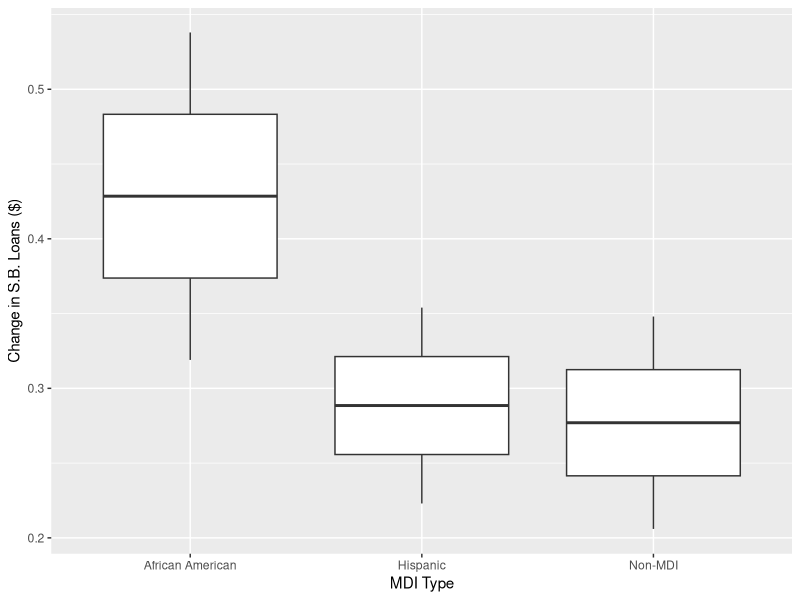
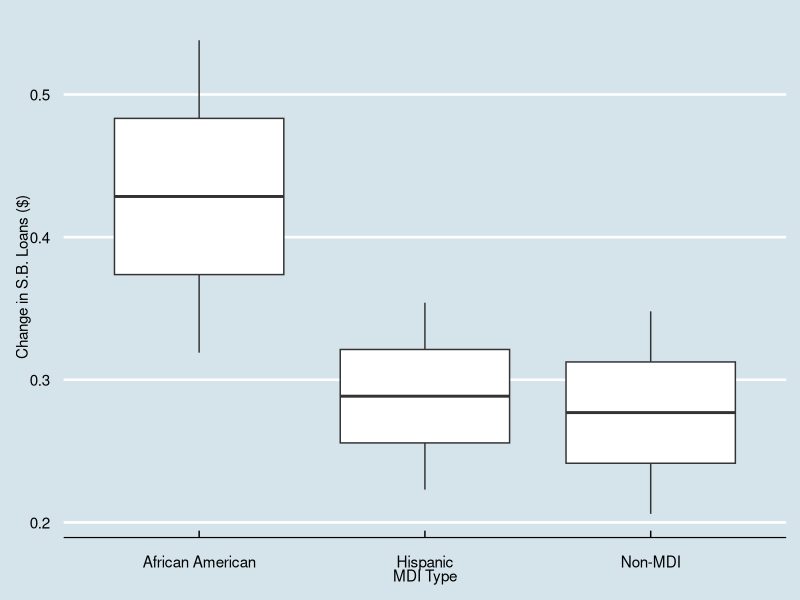
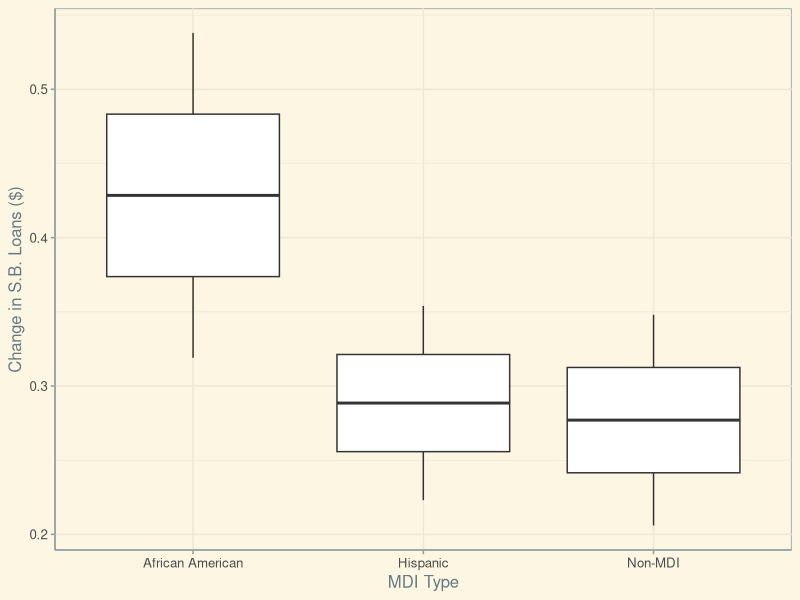
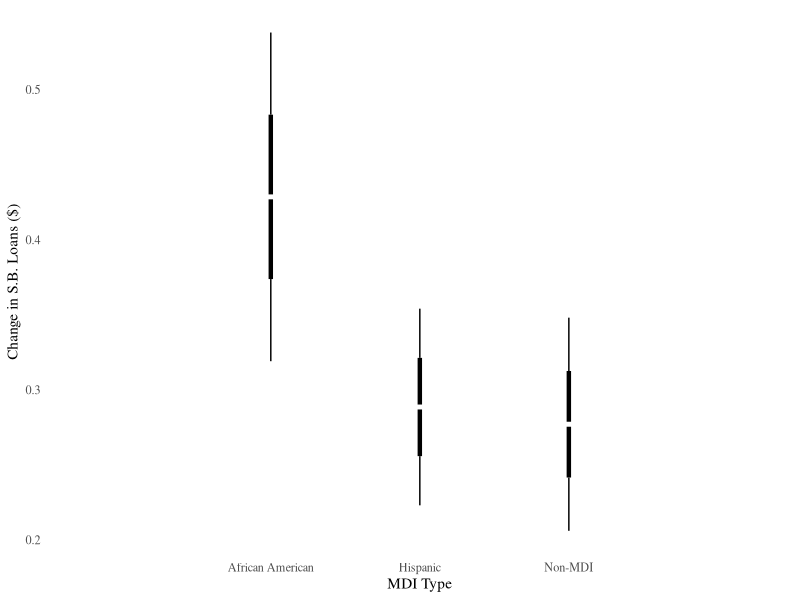
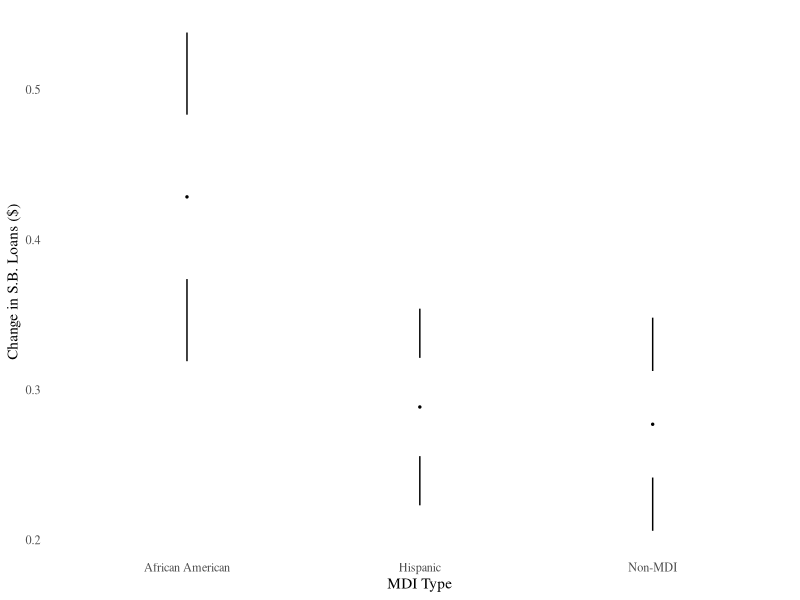
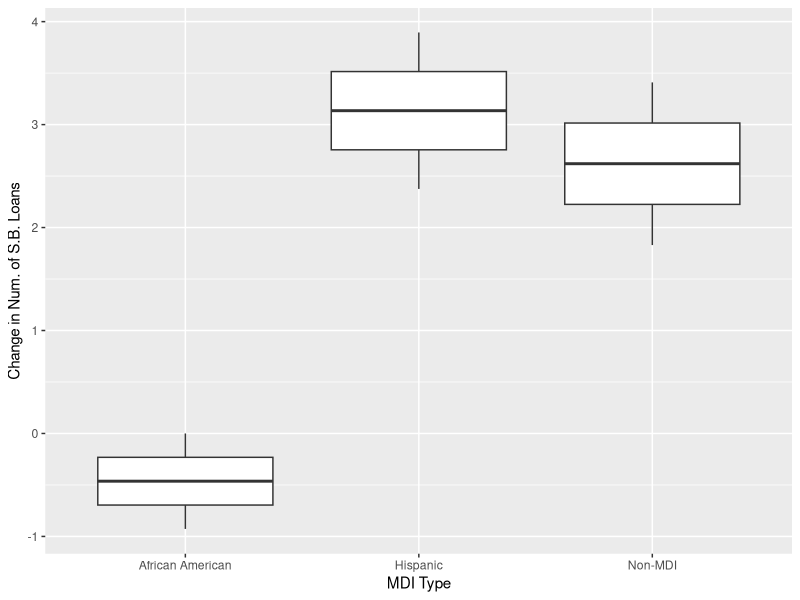
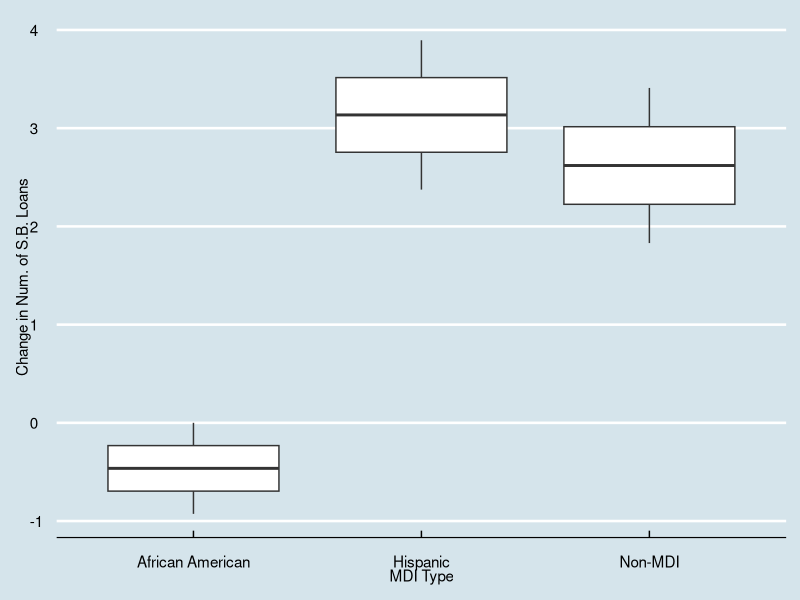
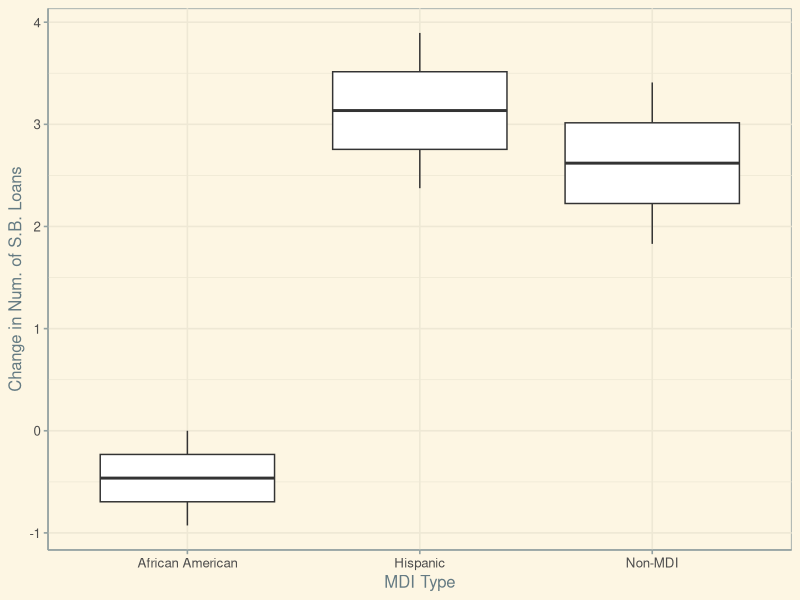

These charts were generated, in order, by the following R code:
##
library(ggplot2)
library(ggthemes)

## Amount of Loans

nmA <- data.frame(cbind(c("Non-MDI", "Non-MDI"), c("Low", "High"), c(.206, .348)), stringsAsFactors = FALSE)
aaA <- data.frame(cbind(c("African American", "African American"), c("Low", "High"), c(.319, .538)), stringsAsFactors = FALSE)
hA <- data.frame(cbind(c("Hispanic", "Hispanic"), c("Low", "High"), c(.223, .354)), stringsAsFactors = FALSE)

dataA <- rbind(nmA, hA, aaA)
names(dataA) <- c("MDI Type", "Range", "Change in S.B. Loans ($)")
dataA$`Change in S.B. Loans ($)` <- as.numeric(dataA$`Change in S.B. Loans ($)`)

pdf("amount_default.pdf")
ggplot(dataA, aes(x= `MDI Type`, y=`Change in S.B. Loans ($)`)) + geom_boxplot()
dev.off()

pdf("amount_economist.pdf")
ggplot(dataA, aes(x= `MDI Type`, y=`Change in S.B. Loans ($)`)) + geom_boxplot() + theme_economist() + scale_color_economist()
dev.off()

pdf("amount_solarized_light.pdf")
ggplot(dataA, aes(x= `MDI Type`, y=`Change in S.B. Loans ($)`)) + geom_boxplot(fill = "white") + theme_solarized() + scale_color_solarized()
dev.off()

pdf("amount_tufte1.pdf")
ggplot(dataA, aes(`MDI Type`, `Change in S.B. Loans ($)`)) + theme_tufte(ticks=FALSE) +
  geom_tufteboxplot(median.type = "line", whisker.type = 'line', hoffset = 0, width = 3)
dev.off()

pdf("amount_tufte2.pdf")
ggplot(dataA, aes(`MDI Type`, `Change in S.B. Loans ($)`)) + theme_tufte(ticks=FALSE) + geom_tufteboxplot()
dev.off()


## Number of Loans

nmN <- data.frame(cbind(c("Non-MDI", "Non-MDI"), c("Low", "High"), c(1.83, 3.41)), stringsAsFactors = FALSE)
aaN <- data.frame(cbind(c("African American", "African American"), c("Low", "High"), c(-0.927, 0)), stringsAsFactors = FALSE)
hN <- data.frame(cbind(c("Hispanic", "Hispanic"), c("Low", "High"), c(2.375, 3.895)), stringsAsFactors = FALSE)

dataN <- rbind(nmN, hN, aaN)
names(dataN) <- c("MDI Type", "Range", "Change in Num. of S.B. Loans")
dataN$`Change in Num. of S.B. Loans` <- as.numeric(dataN$`Change in Num. of S.B. Loans`)

pdf("number_default.pdf")
ggplot(dataN, aes(x= `MDI Type`, y=`Change in Num. of S.B. Loans`)) + geom_boxplot()
dev.off()

pdf("number_economist.pdf")
ggplot(dataN, aes(x= `MDI Type`, y=`Change in Num. of S.B. Loans`)) + geom_boxplot() + theme_economist() + scale_color_economist()
dev.off()

pdf("number_solarized_light.pdf")
ggplot(dataN, aes(x= `MDI Type`, y=`Change in Num. of S.B. Loans`)) + geom_boxplot(fill = "white") + theme_solarized() + scale_color_solarized()
dev.off()

pdf("number_tufte1.pdf")
ggplot(dataN, aes(`MDI Type`, `Change in Num. of S.B. Loans`)) + theme_tufte(ticks=FALSE) +
  geom_tufteboxplot(median.type = "line", whisker.type = 'line', hoffset = 0, width = 3)
dev.off()

pdf("number_tufte2.pdf")
ggplot(dataN, aes(`MDI Type`, `Change in Num. of S.B. Loans`)) + theme_tufte(ticks=FALSE) + geom_tufteboxplot()
dev.off()

